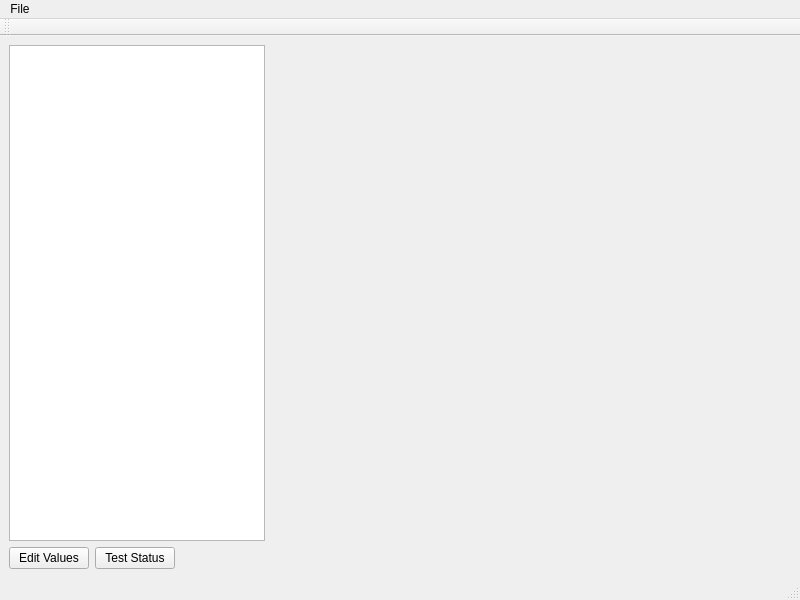
<?xml version="1.0" encoding="UTF-8"?>
<ui version="4.0">
 <class>MainWindow</class>
 <widget class="QMainWindow" name="MainWindow">
  <property name="geometry">
   <rect>
    <x>0</x>
    <y>0</y>
    <width>800</width>
    <height>600</height>
   </rect>
  </property>
  <property name="windowTitle">
   <string>MainWindow</string>
  </property>
  <widget class="QWidget" name="centralwidget">
   <layout class="QVBoxLayout" name="verticalLayout">
    <item>
     <layout class="QHBoxLayout" name="horizontalLayout">
      <item>
       <widget class="QTreeView" name="treeView">
        <property name="sizePolicy">
         <sizepolicy hsizetype="Fixed" vsizetype="Expanding">
          <horstretch>0</horstretch>
          <verstretch>0</verstretch>
         </sizepolicy>
        </property>
        <property name="contextMenuPolicy">
         <enum>Qt::ContextMenuPolicy::ActionsContextMenu</enum>
        </property>
       </widget>
      </item>
      <item>
       <widget class="QVTKOpenGLNativeWidget" name="widget" native="true">
        <property name="sizePolicy">
         <sizepolicy hsizetype="Expanding" vsizetype="Expanding">
          <horstretch>0</horstretch>
          <verstretch>0</verstretch>
         </sizepolicy>
        </property>
       </widget>
      </item>
     </layout>
    </item>
    <item>
     <layout class="QHBoxLayout" name="horizontalLayout_2">
      <item>
       <widget class="QPushButton" name="pushButton_2">
        <property name="text">
         <string>Edit Values</string>
        </property>
       </widget>
      </item>
      <item>
       <widget class="QPushButton" name="pushButton">
        <property name="text">
         <string>Test Status</string>
        </property>
       </widget>
      </item>
      <item>
       <spacer name="horizontalSpacer">
        <property name="orientation">
         <enum>Qt::Orientation::Horizontal</enum>
        </property>
        <property name="sizeHint" stdset="0">
         <size>
          <width>40</width>
          <height>20</height>
         </size>
        </property>
       </spacer>
      </item>
     </layout>
    </item>
   </layout>
  </widget>
  <widget class="QMenuBar" name="menubar">
   <property name="geometry">
    <rect>
     <x>0</x>
     <y>0</y>
     <width>800</width>
     <height>17</height>
    </rect>
   </property>
   <widget class="QMenu" name="menuFile">
    <property name="title">
     <string>File</string>
    </property>
    <addaction name="actionOpen_File"/>
   </widget>
   <addaction name="menuFile"/>
  </widget>
  <widget class="QStatusBar" name="statusbar"/>
  <widget class="QToolBar" name="toolBar">
   <property name="windowTitle">
    <string>toolBar</string>
   </property>
   <attribute name="toolBarArea">
    <enum>TopToolBarArea</enum>
   </attribute>
   <attribute name="toolBarBreak">
    <bool>false</bool>
   </attribute>
  </widget>
  <action name="actionOpen_File">
   <property name="icon">
    <iconset resource="icons.qrc">
     <normaloff>:/icons/fileopen.png</normaloff>:/icons/fileopen.png</iconset>
   </property>
   <property name="text">
    <string>Open file</string>
   </property>
   <property name="menuRole">
    <enum>QAction::MenuRole::NoRole</enum>
   </property>
  </action>
  <action name="actionItems_Options">
   <property name="text">
    <string>Test</string>
   </property>
   <property name="menuRole">
    <enum>QAction::MenuRole::NoRole</enum>
   </property>
  </action>
 </widget>
 <customwidgets>
  <customwidget>
   <class>QVTKOpenGLNativeWidget</class>
   <extends>QWidget</extends>
   <header>qvtkopenglnativewidget.h</header>
   <container>1</container>
  </customwidget>
 </customwidgets>
 <resources>
  <include location="icons.qrc"/>
 </resources>
 <connections/>
</ui>
